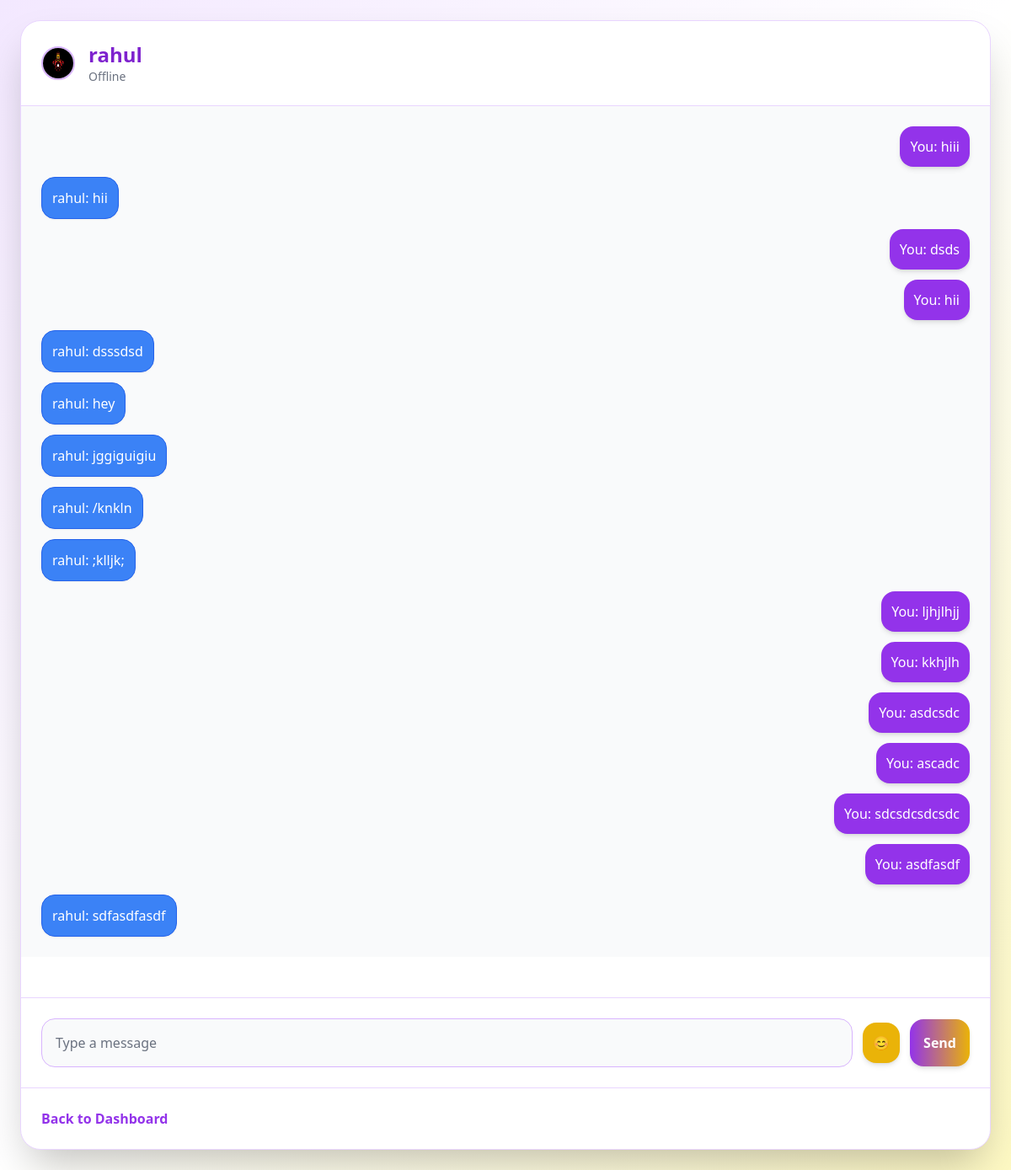
The app's page /chat/rahul (signed in) with its own data.
### tables this page shows
CREATE TABLE users (
        id INTEGER PRIMARY KEY, 
        username TEXT UNIQUE, 
        password TEXT, 
        online INTEGER DEFAULT 0,
        profile_pic TEXT DEFAULT 'default.png',
        bio TEXT DEFAULT 'Hey there!'
    );

CREATE TABLE messages (
        id INTEGER PRIMARY KEY, 
        sender_id INTEGER, 
        receiver_id INTEGER, 
        message TEXT, 
        timestamp DATETIME DEFAULT CURRENT_TIMESTAMP,
        read INTEGER DEFAULT 0,
        FOREIGN KEY(sender_id) REFERENCES users(id), 
        FOREIGN KEY(receiver_id) REFERENCES users(id)
    );

### app.py (the view)
@app.route('/chat/<friend>')
@login_required
def chat(friend):
    conn = sqlite3.connect('users.db')
    c = conn.cursor()
    c.execute('SELECT id FROM users WHERE username = ?', (friend,))
    friend_id = c.fetchone()
    if not friend_id:
        flash('Friend not found')
        return redirect(url_for('dashboard'))
    friend_id = friend_id[0]
    c.execute('''SELECT sender_id, message FROM messages
                 WHERE (sender_id = ? AND receiver_id = ?) OR (sender_id = ? AND receiver_id = ?)
                 ORDER BY timestamp''', (current_user.id, friend_id, friend_id, current_user.id))
    messages = [{'sender': current_user.username if row[0] == current_user.id else friend, 'message': row[1]}
                for row in c.fetchall()]
    c.execute('UPDATE messages SET read = 1 WHERE receiver_id = ? AND sender_id = ?', (current_user.id, friend_id))
    c.execute('SELECT profile_pic, online FROM users WHERE id = ?', (friend_id,))
    friend_data = c.fetchone()
    friend_profile_pic, friend_online = friend_data[0], bool(friend_data[1])
    c.execute('SELECT COUNT(*) FROM messages WHERE receiver_id = ? AND read = 0', (current_user.id,))
    unread_count = c.fetchone()[0]
    conn.commit()
    conn.close()
    return render_template('chat.html', username=current_user.username, friend=friend, messages=messages, friend_profile_pic=friend_profile_pic, friend_online=friend_online, unread_count=unread_count)

### app.py (called while the page is built)
@login_manager.user_loader
def load_user(user_id):
    conn = sqlite3.connect('users.db')
    c = conn.cursor()
    c.execute('SELECT id, username FROM users WHERE id = ?', (user_id,))
    user = c.fetchone()
    conn.close()
    if user:
        return User(user[0], user[1])
    return None

### templates/chat.html (shortened to what this page needs)
<!DOCTYPE html>
<html>
<head>
    <script src="https://cdn.tailwindcss.com"></script>
</head>
<body class="bg-gradient-to-br from-purple-100 via-white to-yellow-100 font-montserrat min-h-screen flex flex-col">
    <div class="flex-1 w-full p-4 md:p-6">
        <div class="bg-white h-full rounded-3xl shadow-2xl border border-purple-200 flex flex-col transform transition-all duration-300 hover:shadow-3xl">
            <div class="p-4 md:p-6 border-b border-purple-200 flex items-center gap-4">
                <img src="{{ url_for('uploaded_file', filename=friend_profile_pic) }}" alt="Profile" class="w-10 h-10 rounded-full border-2 border-purple-300">
                <div>
                    <a href="{{ url_for('profile', username=friend) }}" class="text-xl md:text-2xl font-bold text-purple-700 hover:text-purple-900">{{ friend }}</a>
                    <p class="text-sm {{ 'text-green-500' if friend_online else 'text-gray-500' }}">{{ 'Online' if friend_online else 'Offline' }}</p>
                </div>
            </div>
            <div id="messages" class="flex-1 bg-gray-50 p-4 md:p-6 overflow-hidden flex flex-col gap-3">
                {% for msg in messages %}
                    <div class="flex {{ 'justify-end' if msg.sender == username else 'justify-start' }}">
                        <p class="p-3 rounded-2xl max-w-[70%] {{ 'bg-purple-600 text-white shadow-md' if msg.sender == username else 'bg-blue-500 text-white border border-blue-600 shadow-sm' }} animate-fade-in">
                            {% if msg.sender == username %}
                                You: {{ msg.message | safe }}
                            {% else %}
                                {{ msg.sender }}: {{ msg.message | safe }}
                            {% endif %}
                        </p>
                    </div>
                {% endfor %}
            </div>
            <div class="typing-indicator text-purple-600 italic text-sm p-4 md:p-6 h-5" id="typing"></div>
            <div class="flex gap-3 items-center p-4 md:p-6 border-t border-purple-200">
                <input type="text" id="message" placeholder="Type a message" oninput="sendTyping('{{ friend }}')" onkeydown="handleKeyPress(event, '{{ friend }}')"
                       class="flex-1 p-4 bg-gray-50 border border-purple-300 rounded-2xl focus:outline-none focus:border-purple-600 focus:ring-4 focus:ring-purple-200 text-gray-800 placeholder-gray-500">
                <button onclick="toggleEmojiPicker()" class="bg-yellow-500 text-white p-3 rounded-2xl hover:bg-yellow-600 transition-all duration-300 shadow-md">😊</button>
                <button onclick="sendMessage('{{ friend }}')"
                        class="bg-gradient-to-r from-purple-600 to-yellow-500 text-white p-4 rounded-2xl hover:from-purple-700 hover:to-yellow-600 transition-all duration-300 font-semibold shadow-md hover:shadow-lg">
                    Send
                </button>
            </div>
            <a href="{{ url_for('dashboard') }}" class="p-4 md:p-6 text-purple-600 hover:text-purple-800 font-semibold border-t border-purple-200">Back to Dashboard</a>
        </div>
    </div>
</body>
</html>

### templates/chat.html (style rules this page uses)
.animate-fade-in { animation: fade-in 0.3s ease; }

### records on screen
users: profile_pic (picture), username "rahul"
messages: message "hiii"
messages: sender "rahul", message "hii"
messages: message "dsds"
messages: message "hii"
messages: sender "rahul", message "dsssdsd"
messages: sender "rahul", message "hey"
messages: sender "rahul", message "jggiguigiu"
messages: sender "rahul", message "/knkln"
messages: sender "rahul", message ";klljk;"
messages: message "ljhjlhjj"
messages: message "kkhjlh"
messages: message "asdcsdc"
messages: message "ascadc"
messages: message "sdcsdcsdcsdc"
messages: message "asdfasdf"
messages: sender "rahul", message "sdfasdfasdf"

### other values on screen
{{ 'Online' if friend_online else 'Offline' }} "Offline"
